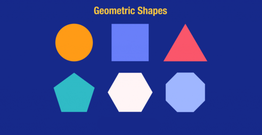
#> input picture XLA_lab5/geometric.png, 262 x 135 px, shrunk from 600 x 308 before the run
$ jupyter execute code.ipynb   (shell and % lines are left out)
#> lines starting #> are read from the running program, lines starting #| are printed output that depends on the picture; after the words box and inside, x2 and y2 are one past the last pixel; in counts of white or black regions, pixels touching at a corner belong together; pictures that were not available may be replaced by others from this repository, and a replacement may not be noted
[cell 1]
from PIL import Image
import numpy as np
import imageio.v2 as iio
import scipy.ndimage as nd
from skimage.morphology import label
from skimage.measure import regionprops
import matplotlib.pylab as plt
import matplotlib.patches as mpatches
from skimage.filters.thresholding import threshold_otsu

data = Image.open('geometric.png').convert('L')
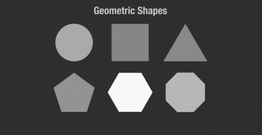
#> data: PIL image 262x135 L; min 29, max 255, mean 72.2
a = np.asarray(data)
# performing Otsu's thresholding
thres = threshold_otsu(a)
#> thres = 108
# pixels with intensity greater than theshould are kept
b = a > thres
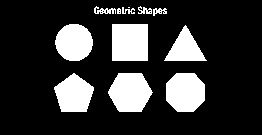
#> b: shape (135, 262) bool; 20.4% white; 12 white regions (1 under 20 px)
# labelling is performed on b
c = label(b)
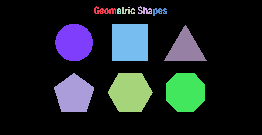
#> c: shape (135, 262) int32; 13 distinct labels, from 0 to 12; one colour per label, 0 black
cl = Image.fromarray(c)
iio.imsave('label_output.png', cl)
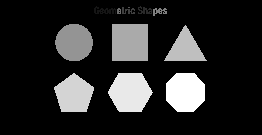
#> saved as label_output.png: shape (135, 262) uint16; min 0, max 12, mean 1.9; drawn with min black and max white
# on the labelled image c, regionprops is performed
properties = ['Area', 'Centroid', 'BoundingBox']
d = regionprops(c)
#> d = 12 regions; largest, box (x1, y1, x2, y2) and area: (112, 24, 148, 61) 1332, (108, 73, 153, 112) 1330, (166, 73, 205, 112) 1271, (55, 24, 93, 61) 1105, (54, 73, 94, 112) 1103
# the following command creates an empty plot of
# dimension 6 inch by 6 inch
fig, ax = plt.subplots(ncols=1, nrows=1, figsize=(6, 6))
ax.imshow(c, cmap='YlOrRd')
for i in d:
    lr, lc, ur, uc = i['BoundingBox']
    rec_width = uc - lc
    rec_height = ur - lr
    # Rectangular boxes with origin at (lr,lc) are drawn
    rect = mpatches.Rectangle((lc, lr), rec_width, rec_height, fill=False,
                              edgecolor='black', linewidth=2)
    ax.add_patch(rect)
#> this loop made 12 passes
#> (lr, lc, ur, uc, rec_width, rec_height) on passes 1 to 12: (6, 94, 14, 116, 22, 8), (6, 138, 14, 152, 14, 8), (7, 122, 14, 135, 13, 7), (7, 128, 8, 130, 2, 1), (8, 117, 14, 121, 4, 6), (8, 153, 16, 167, 14, 8), (24, 55, 61, 93, 38, 37), (24, 112, 61, 148, 36, 37), (25, 164, 61, 207, 43, 36), (73, 54, 112, 94, 40, 39), (73, 108, 112, 153, 45, 39), (73, 166, 112, 205, 39, 39)
plt.show()

[cell 2]
from PIL import Image
import numpy as np
import imageio.v2 as iio
import scipy.ndimage as nd
from skimage.morphology import label
from skimage.measure import regionprops
import matplotlib.pylab as plt
import matplotlib.patches as mpatches
from skimage.filters.thresholding import threshold_otsu

data = Image.open('geometric.png').convert('L')
bmg = abs(data - nd.shift(data, (0, 1), order=0))
plt.imshow(bmg)
plt.show()

[cell 3]
from PIL import Image
import numpy as np
import imageio.v2 as iio
import scipy.ndimage as nd
from skimage.morphology import label
from skimage.measure import regionprops
import matplotlib.pylab as plt
import matplotlib.patches as mpatches
from skimage.filters.thresholding import threshold_otsu

data = Image.open('geometric.png')
#> data is the input picture: PIL image 262x135 RGBA; mean R, G, B, A 53.8, 67.3, 147.4, 255
a = nd.sobel(data, axis=0)
b = nd.sobel(data, axis=1)
#> b: shape (135, 262, 4)
bmg =abs(a) + abs(b)
#> bmg: shape (135, 262, 4)

plt.imshow(bmg)
plt.show()

[cell 4]
from PIL import Image
import numpy as np
import cv2
import imageio.v2 as iio
import scipy.ndimage as nd
from skimage.morphology import label
from skimage.measure import regionprops
import matplotlib.pylab as plt
import matplotlib.patches as mpatches
from skimage.filters.thresholding import threshold_otsu

def Harris(indata, alpha=0.2):
#> called with alpha = 0.2
    x = nd.sobel(indata, 0)
    y = nd.sobel(indata, 1)
    x1 = x ** 2
    y1 = y ** 2
    xy = abs(x * y)
    x1 = nd.gaussian_filter(x1, 3)
    y1 = nd.gaussian_filter(y1, 3)
    xy = nd.gaussian_filter(xy, 3)
    detC = x1 * y1 - 2 * xy
    trC = x1 + y1
    R = detC - alpha * trC**2
    return R

data = Image.open('geometric.png')
bmg = Harris(data)
plt.imshow(bmg)
plt.show()

[cell 5]
import numpy as np
import cv2
import imageio.v2 as iio
import scipy.ndimage as nd
from skimage.morphology import label
from skimage.measure import regionprops
import matplotlib.pylab as plt
import matplotlib.patches as mpatches
from skimage.filters.thresholding import threshold_otsu

def LineHough(data, gamma):
#> called with gamma = 0.5
    V, H = data.shape
    R = int(np.sqrt(V * V + H * H))
    ho = np.zeros((R, 90), float)  # Hough space
    w = data + 0
    ok = 1
    theta = np.arange(90) / 180.0 * np.pi
    tp = np.arange(90).astype(float)
    while ok:
        mx = w.max()
        if mx < gamma:
            ok = 0
        else:
            v, h = divmod(w.argmax(), H)
            y = V - v
            x = h
            rh = x * np.cos(theta) + y * np.sin(theta)
            for i in range(len(rh)):
                if 0 <= rh[i] < R and 0 <= tp[i] < 90:
                    ho[int(rh[i]), int(tp[i])] += mx
            w[v, h] = 0
    return ho

data = np.zeros((256, 256))
data[128, 128] = 1
bmg = LineHough(data, 0.5)
plt.imshow(bmg)
plt.show()

[cell 6]
from PIL import Image
import numpy as np
import cv2
import imageio.v2 as iio
import scipy.ndimage as nd
from skimage.morphology import label
from skimage.measure import regionprops
import matplotlib.pylab as plt
import matplotlib.patches as mpatches
from skimage.feature import corner_harris
from skimage.color import rgb2gray

data = iio.imread('bird.png')
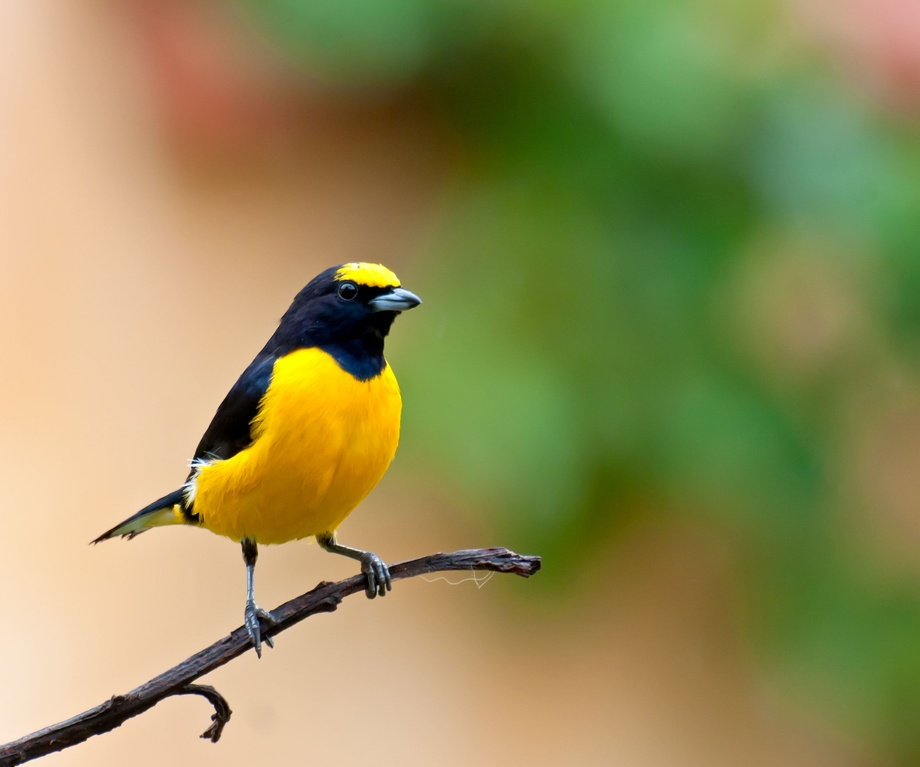
#> input picture thi/bird.jpg, 920 x 767 px, shrunk from 2104 x 1753 before the run, given in place of bird.png, which was not available
#> data is the input picture: shape (767, 920, 3); mean R, G, B 147.8, 141.4, 87.2
image_gray = rgb2gray(data)
coordinate = corner_harris(image_gray, k=0.001)
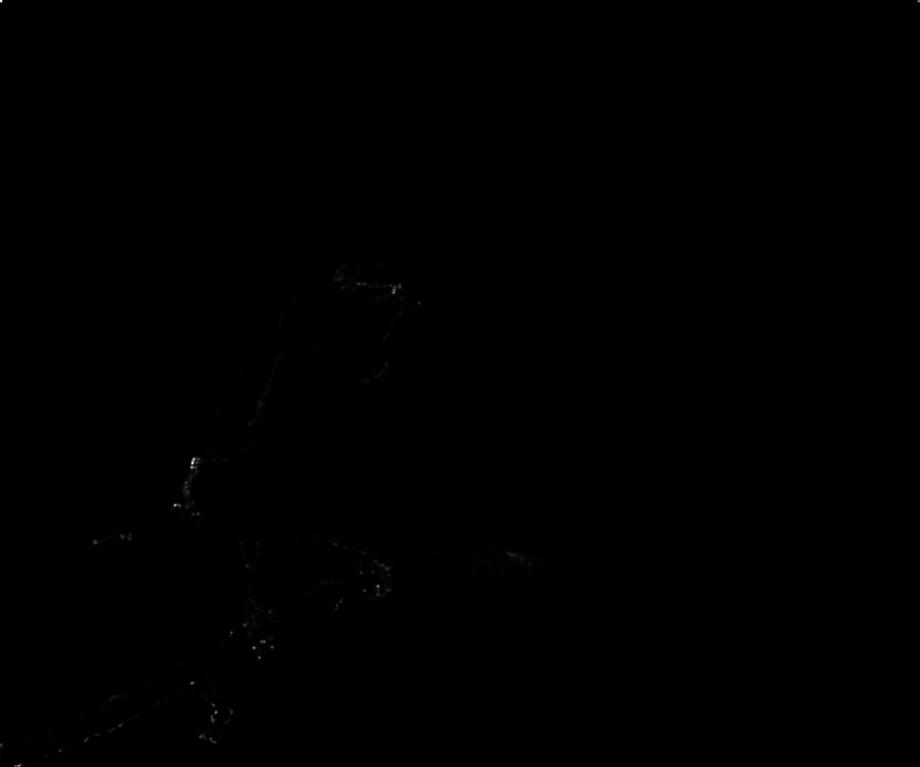
#> coordinate: shape (767, 920) float64; min -0.0292, max 5.06, mean 0.0019; drawn with min black and max white

plt.figure(figsize=(20, 10))
plt.imshow(coordinate)
plt.axis('off')
plt.show()

[cell 7]

import numpy as np
import imageio.v2 as iio
from skimage.feature import corner_harris, corner_peaks
from skimage.color import rgb2gray
from skimage.util import img_as_float
import matplotlib.pyplot as plt

def extract_patches(image, coords, patch_size=11):
    half = patch_size // 2
    patches = []
    valid_coords = []
    for y, x in coords:
        if y-half >= 0 and y+half < image.shape[0] and x-half >= 0 and x+half < image.shape[1]:
            patch = image[y-half:y+half+1, x-half:x+half+1]
            patches.append(patch.flatten())
            valid_coords.append((y, x))
    return np.array(patches), np.array(valid_coords)

def match_descriptors(desc1, desc2):
    from sklearn.metrics.pairwise import euclidean_distances
    dists = euclidean_distances(desc1, desc2)
    idx1 = np.arange(dists.shape[0])
    idx2 = np.argmin(dists, axis=1)
    return idx1, idx2, dists[idx1, idx2]

# Load and preprocess images
img1_rgba = iio.imread('bird.png')
img2_rgba = iio.imread('geometric.png')

# Convert RGBA to RGB if needed
if img1_rgba.shape[-1] == 4:
    img1_rgb = img1_rgba[..., :3]
else:
    img1_rgb = img1_rgba
if img2_rgba.shape[-1] == 4:
    img2_rgb = img2_rgba[..., :3]
else:
    img2_rgb = img2_rgba

img1 = img_as_float(rgb2gray(img1_rgb))
img2 = img_as_float(rgb2gray(img2_rgb))

# Detect Harris corners
corners1 = corner_peaks(corner_harris(img1, k=0.04), min_distance=5, threshold_rel=0.01)
#> corners1 = 97 pairs, first value 264 to 751, second value 49 to 539
corners2 = corner_peaks(corner_harris(img2, k=0.04), min_distance=5, threshold_rel=0.01)
#> corners2 = 32 pairs, first value 8 to 111, second value 54 to 205

# Extract patches around corners
patch_size = 11
desc1, coords1 = extract_patches(img1, corners1, patch_size)
#> the loop in extract_patches, `for y, x in coords:` made 97 passes
#> (y, x) on passes 1 to 12: (462, 192), (505, 175), (292, 393), (647, 253), (586, 378), (712, 215), (641, 264), (683, 191), (657, 259), (647, 272), (632, 231), (736, 200)
#> after the loop in extract_patches, `for y, x in coords:`: patches = 97 items; valid_coords has the same summary as corners1 outside extract_patches
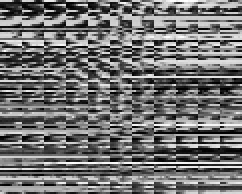
#> desc1: shape (97, 121) float64 (shown 2 times larger); min 0, max 0.999, mean 0.447
#> coords1 has the same summary as corners1
desc2, coords2 = extract_patches(img2, corners2, patch_size)
#> the loop in extract_patches (call 2), `for y, x in coords:` made 32 passes
#> (y, x) on passes 1 to 12: (73, 119), (111, 119), (92, 108), (73, 141), (111, 141), (92, 151), (8, 123), (8, 96), (12, 138), (14, 153), (13, 113), (13, 166)
#> coords2 has the same summary as corners2

# Normalize descriptors
desc1 = (desc1 - np.mean(desc1, axis=1, keepdims=True)) / (np.std(desc1, axis=1, keepdims=True) + 1e-8)
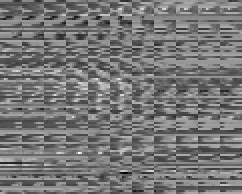
#> desc1: shape (97, 121) float64 (shown 2 times larger); min -3.51, max 4.02, mean -1.57e-17; drawn with min black and max white
desc2 = (desc2 - np.mean(desc2, axis=1, keepdims=True)) / (np.std(desc2, axis=1, keepdims=True) + 1e-8)

# Match descriptors
idx1, idx2, dists = match_descriptors(desc1, desc2)
#> in match_descriptors, `dists = euclidean_distances(desc1, desc2)`:
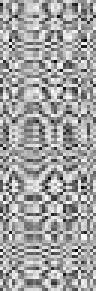
#> dists: shape (97, 32) float64 (shown 3 times larger); min 3.24, max 21.81, mean 15; drawn with min black and max white
#> in match_descriptors, `idx2 = np.argmin(dists, axis=1)`: idx2 = 97 values, max 31 at index 39, min 0 at index 1, mean 17.94
#> idx1 = 97 values from 0 to 96; dists = 97 values, max 13.33 at index 54, min 3.24 at index 83, mean 7.98

# Show matches
fig, axes = plt.subplots(1, 2, figsize=(16, 8))
axes[0].imshow(img1, cmap='gray')
axes[0].scatter(coords1[:,1], coords1[:,0], s=10, c='r')
axes[0].set_title('bird.png corners')
axes[1].imshow(img2, cmap='gray')
axes[1].scatter(coords2[:,1], coords2[:,0], s=10, c='b')
axes[1].set_title('geometric.png corners')
plt.show()
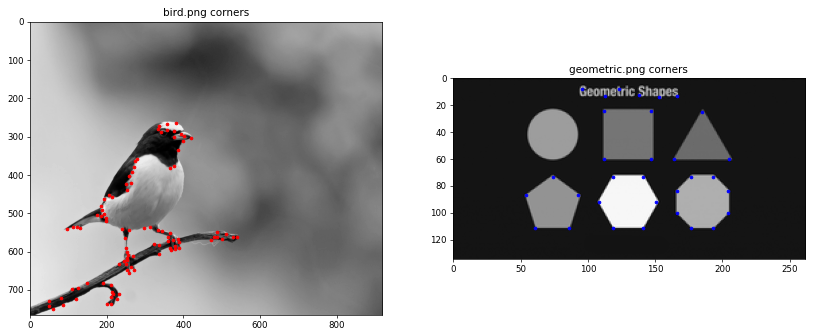
#> figure drawn by matplotlib, 2 panels

# Show some matched pairs
num_matches = 10
print("Top {} matches (distance):".format(num_matches))
for i in np.argsort(dists)[:num_matches]:
    print(f"bird.png corner {coords1[i]} <-> geometric.png corner {coords2[idx2[i]]}, distance: {dists[i]:.2f}")
#> this loop made 10 passes
#> i on passes 1 to 10: 83, 62, 13, 59, 20, 29, 5, 91, 49, 1
#| bird.png corner [357 280] <-> geometric.png corner [ 73 177], distance: 3.24
#| bird.png corner [264 380] <-> geometric.png corner [ 73 193], distance: 3.65
#| bird.png corner [590 364] <-> geometric.png corner [ 24 147], distance: 3.66
#| bird.png corner [562 360] <-> geometric.png corner [87 93], distance: 3.72
#| bird.png corner [283 358] <-> geometric.png corner [111 177], distance: 3.84
#| bird.png corner [605 337] <-> geometric.png corner [ 84 166], distance: 4.07
#| bird.png corner [712 215] <-> geometric.png corner [100 204], distance: 4.32
#| bird.png corner [363 275] <-> geometric.png corner [ 84 166], distance: 4.70
#> (further printed lines are left out)
